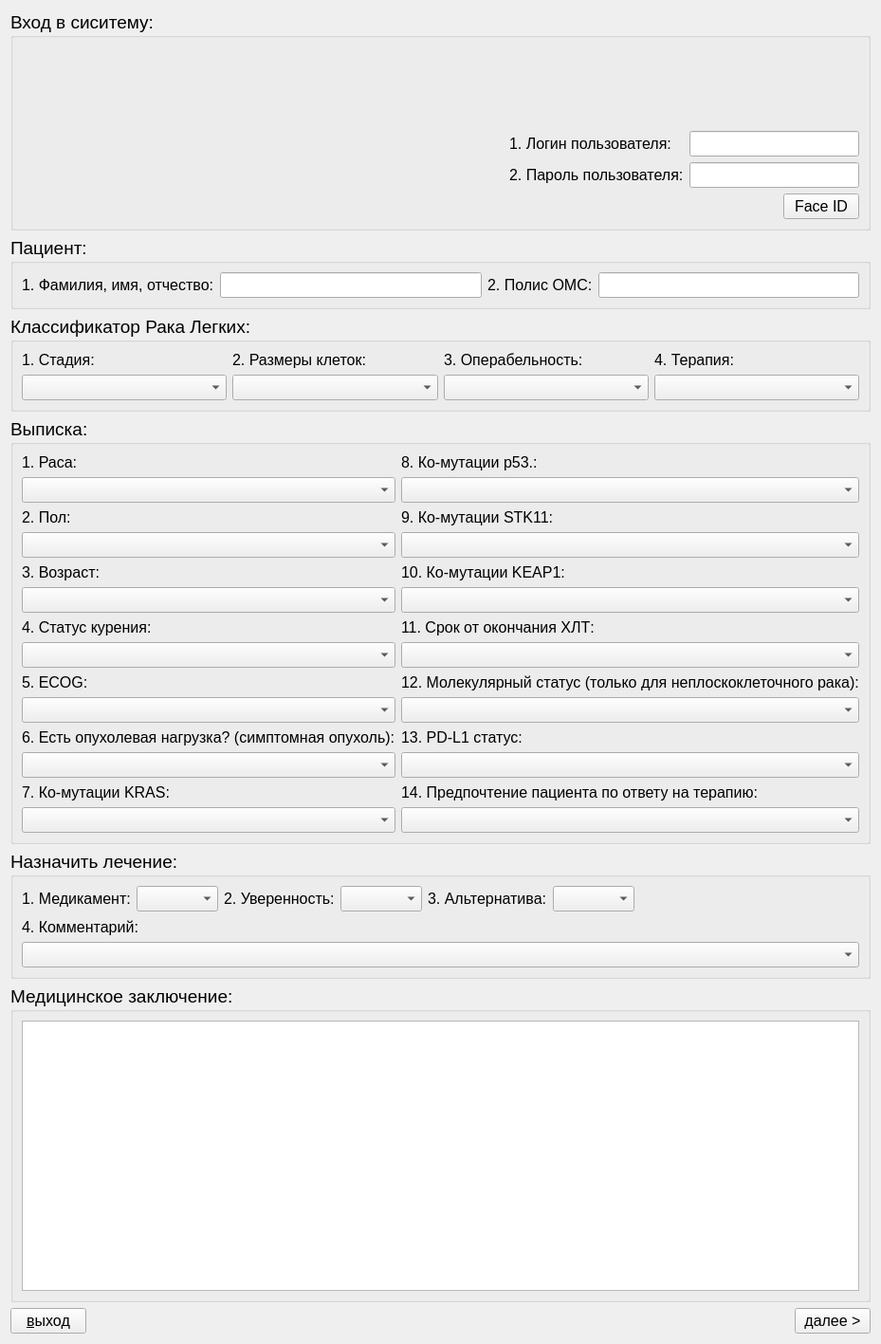
<?xml version="1.0" encoding="UTF-8"?>
<ui version="4.0">
 <class>lcaic_form</class>
 <widget class="QWidget" name="lcaic_form">
  <property name="geometry">
   <rect>
    <x>0</x>
    <y>0</y>
    <width>925</width>
    <height>1417</height>
   </rect>
  </property>
  <property name="sizePolicy">
   <sizepolicy hsizetype="Preferred" vsizetype="Preferred">
    <horstretch>0</horstretch>
    <verstretch>0</verstretch>
   </sizepolicy>
  </property>
  <property name="minimumSize">
   <size>
    <width>0</width>
    <height>0</height>
   </size>
  </property>
  <property name="maximumSize">
   <size>
    <width>16777215</width>
    <height>16777215</height>
   </size>
  </property>
  <property name="font">
   <font>
    <pointsize>12</pointsize>
    <weight>50</weight>
    <bold>false</bold>
   </font>
  </property>
  <property name="windowTitle">
   <string/>
  </property>
  <property name="windowIcon">
   <iconset>
    <normaloff>logo1.png</normaloff>logo1.png</iconset>
  </property>
  <layout class="QVBoxLayout" name="verticalLayout">
   <item>
    <widget class="QGroupBox" name="grbxEntrance">
     <property name="sizePolicy">
      <sizepolicy hsizetype="Preferred" vsizetype="Fixed">
       <horstretch>0</horstretch>
       <verstretch>0</verstretch>
      </sizepolicy>
     </property>
     <property name="minimumSize">
      <size>
       <width>0</width>
       <height>232</height>
      </size>
     </property>
     <property name="maximumSize">
      <size>
       <width>16777215</width>
       <height>232</height>
      </size>
     </property>
     <property name="font">
      <font>
       <pointsize>14</pointsize>
      </font>
     </property>
     <property name="title">
      <string>Вход в сиситему:</string>
     </property>
     <layout class="QHBoxLayout" name="horizontalLayout_2">
      <item>
       <widget class="QLabel" name="lblLogoImg">
        <property name="sizePolicy">
         <sizepolicy hsizetype="Fixed" vsizetype="Fixed">
          <horstretch>0</horstretch>
          <verstretch>0</verstretch>
         </sizepolicy>
        </property>
        <property name="minimumSize">
         <size>
          <width>508</width>
          <height>189</height>
         </size>
        </property>
        <property name="maximumSize">
         <size>
          <width>508</width>
          <height>189</height>
         </size>
        </property>
        <property name="font">
         <font>
          <pointsize>12</pointsize>
         </font>
        </property>
        <property name="frameShape">
         <enum>QFrame::NoFrame</enum>
        </property>
        <property name="text">
         <string/>
        </property>
        <property name="pixmap">
         <pixmap>data/logo/logo1.png</pixmap>
        </property>
        <property name="alignment">
         <set>Qt::AlignLeading|Qt::AlignLeft|Qt::AlignTop</set>
        </property>
       </widget>
      </item>
      <item>
       <layout class="QVBoxLayout" name="verticalLayout11">
        <item>
         <spacer name="verticalSpacer11">
          <property name="orientation">
           <enum>Qt::Vertical</enum>
          </property>
          <property name="sizeHint" stdset="0">
           <size>
            <width>20</width>
            <height>40</height>
           </size>
          </property>
         </spacer>
        </item>
        <item>
         <layout class="QGridLayout" name="gridLayout1">
          <item row="2" column="0">
           <widget class="QLabel" name="lblUserPassword">
            <property name="font">
             <font>
              <pointsize>12</pointsize>
             </font>
            </property>
            <property name="text">
             <string>2. Пароль пользователя:</string>
            </property>
           </widget>
          </item>
          <item row="1" column="1">
           <widget class="QLineEdit" name="edtUserLogin">
            <property name="font">
             <font>
              <pointsize>12</pointsize>
             </font>
            </property>
           </widget>
          </item>
          <item row="2" column="1">
           <widget class="QLineEdit" name="edtUserPassword">
            <property name="font">
             <font>
              <pointsize>12</pointsize>
             </font>
            </property>
           </widget>
          </item>
          <item row="1" column="0">
           <widget class="QLabel" name="lblUserLogin">
            <property name="sizePolicy">
             <sizepolicy hsizetype="Fixed" vsizetype="Preferred">
              <horstretch>0</horstretch>
              <verstretch>0</verstretch>
             </sizepolicy>
            </property>
            <property name="minimumSize">
             <size>
              <width>0</width>
              <height>0</height>
             </size>
            </property>
            <property name="maximumSize">
             <size>
              <width>16777215</width>
              <height>16777215</height>
             </size>
            </property>
            <property name="font">
             <font>
              <pointsize>12</pointsize>
              <weight>50</weight>
              <bold>false</bold>
             </font>
            </property>
            <property name="text">
             <string>1. Логин пользователя:</string>
            </property>
           </widget>
          </item>
         </layout>
        </item>
        <item>
         <layout class="QHBoxLayout" name="horizontalLayout_5">
          <item>
           <spacer name="horizontalSpacer11">
            <property name="orientation">
             <enum>Qt::Horizontal</enum>
            </property>
            <property name="sizeHint" stdset="0">
             <size>
              <width>40</width>
              <height>20</height>
             </size>
            </property>
           </spacer>
          </item>
          <item>
           <widget class="QPushButton" name="btnFaceID">
            <property name="maximumSize">
             <size>
              <width>16777215</width>
              <height>27</height>
             </size>
            </property>
            <property name="font">
             <font>
              <pointsize>12</pointsize>
             </font>
            </property>
            <property name="text">
             <string>Face ID</string>
            </property>
           </widget>
          </item>
         </layout>
        </item>
       </layout>
      </item>
     </layout>
    </widget>
   </item>
   <item>
    <widget class="QGroupBox" name="grbxPatient">
     <property name="font">
      <font>
       <pointsize>14</pointsize>
      </font>
     </property>
     <property name="title">
      <string>Пациент:</string>
     </property>
     <layout class="QHBoxLayout" name="horizontalLayout_3">
      <item>
       <widget class="QLabel" name="lblPatientFullName">
        <property name="sizePolicy">
         <sizepolicy hsizetype="Fixed" vsizetype="Preferred">
          <horstretch>0</horstretch>
          <verstretch>0</verstretch>
         </sizepolicy>
        </property>
        <property name="minimumSize">
         <size>
          <width>0</width>
          <height>0</height>
         </size>
        </property>
        <property name="maximumSize">
         <size>
          <width>16777215</width>
          <height>16777215</height>
         </size>
        </property>
        <property name="font">
         <font>
          <pointsize>12</pointsize>
          <weight>50</weight>
          <bold>false</bold>
         </font>
        </property>
        <property name="text">
         <string>1. Фамилия, имя, отчество:</string>
        </property>
       </widget>
      </item>
      <item>
       <widget class="QLineEdit" name="edtPatientFullName">
        <property name="font">
         <font>
          <pointsize>12</pointsize>
         </font>
        </property>
        <property name="text">
         <string/>
        </property>
       </widget>
      </item>
      <item>
       <widget class="QLabel" name="lblPatientHealthCIP">
        <property name="font">
         <font>
          <pointsize>12</pointsize>
         </font>
        </property>
        <property name="text">
         <string>2. Полис ОМС:</string>
        </property>
       </widget>
      </item>
      <item>
       <widget class="QLineEdit" name="edtPatientHealthCIP">
        <property name="font">
         <font>
          <pointsize>12</pointsize>
         </font>
        </property>
       </widget>
      </item>
     </layout>
    </widget>
   </item>
   <item>
    <widget class="QGroupBox" name="grbxClassifier">
     <property name="font">
      <font>
       <pointsize>14</pointsize>
      </font>
     </property>
     <property name="title">
      <string>Классификатор Рака Легких:</string>
     </property>
     <layout class="QGridLayout" name="gridLayout_2">
      <item row="0" column="0">
       <widget class="QLabel" name="lblStageMode">
        <property name="font">
         <font>
          <pointsize>12</pointsize>
         </font>
        </property>
        <property name="text">
         <string>1. Стадия:</string>
        </property>
       </widget>
      </item>
      <item row="1" column="0">
       <widget class="QComboBox" name="cbxStageMode">
        <property name="font">
         <font>
          <pointsize>12</pointsize>
         </font>
        </property>
       </widget>
      </item>
      <item row="0" column="1">
       <widget class="QLabel" name="lblCellMode">
        <property name="font">
         <font>
          <pointsize>12</pointsize>
         </font>
        </property>
        <property name="text">
         <string>2. Размеры клеток:</string>
        </property>
       </widget>
      </item>
      <item row="1" column="1">
       <widget class="QComboBox" name="cbxCellMode">
        <property name="font">
         <font>
          <pointsize>12</pointsize>
         </font>
        </property>
       </widget>
      </item>
      <item row="0" column="3">
       <widget class="QLabel" name="lblTherapyMode">
        <property name="font">
         <font>
          <pointsize>12</pointsize>
         </font>
        </property>
        <property name="text">
         <string>4. Терапия:</string>
        </property>
       </widget>
      </item>
      <item row="0" column="2">
       <widget class="QLabel" name="lblOperableMode">
        <property name="font">
         <font>
          <pointsize>12</pointsize>
         </font>
        </property>
        <property name="text">
         <string>3. Операбельность:</string>
        </property>
       </widget>
      </item>
      <item row="1" column="2">
       <widget class="QComboBox" name="cbxOperableMode">
        <property name="font">
         <font>
          <pointsize>12</pointsize>
         </font>
        </property>
       </widget>
      </item>
      <item row="1" column="3">
       <widget class="QComboBox" name="cbxTherapyMode">
        <property name="font">
         <font>
          <pointsize>12</pointsize>
         </font>
        </property>
       </widget>
      </item>
     </layout>
    </widget>
   </item>
   <item>
    <widget class="QGroupBox" name="grbxOptions2101">
     <property name="sizePolicy">
      <sizepolicy hsizetype="Preferred" vsizetype="Preferred">
       <horstretch>0</horstretch>
       <verstretch>0</verstretch>
      </sizepolicy>
     </property>
     <property name="font">
      <font>
       <pointsize>14</pointsize>
       <weight>50</weight>
       <bold>false</bold>
      </font>
     </property>
     <property name="title">
      <string>Выписка:</string>
     </property>
     <layout class="QGridLayout" name="gridLayout">
      <item row="14" column="1">
       <widget class="QComboBox" name="cbxPatientPreference2101">
        <property name="font">
         <font>
          <pointsize>12</pointsize>
         </font>
        </property>
       </widget>
      </item>
      <item row="13" column="0">
       <widget class="QLabel" name="lblCo_mutationKRAS2101">
        <property name="font">
         <font>
          <pointsize>12</pointsize>
          <weight>50</weight>
          <bold>false</bold>
         </font>
        </property>
        <property name="text">
         <string>7. Ко-мутации KRAS:</string>
        </property>
       </widget>
      </item>
      <item row="9" column="0">
       <widget class="QLabel" name="lblECOG2101">
        <property name="font">
         <font>
          <pointsize>12</pointsize>
          <weight>50</weight>
          <bold>false</bold>
         </font>
        </property>
        <property name="text">
         <string>5. ECOG:</string>
        </property>
       </widget>
      </item>
      <item row="10" column="1">
       <widget class="QComboBox" name="cbxMolecularStatus2101">
        <property name="font">
         <font>
          <pointsize>12</pointsize>
         </font>
        </property>
       </widget>
      </item>
      <item row="13" column="1">
       <widget class="QLabel" name="lblPatientPreference2101">
        <property name="font">
         <font>
          <pointsize>12</pointsize>
          <weight>50</weight>
          <bold>false</bold>
         </font>
        </property>
        <property name="text">
         <string>14. Предпочтение пациента по ответу на терапию:</string>
        </property>
       </widget>
      </item>
      <item row="12" column="1">
       <widget class="QComboBox" name="cbxPD_L1Status2101">
        <property name="font">
         <font>
          <pointsize>12</pointsize>
         </font>
        </property>
       </widget>
      </item>
      <item row="11" column="0">
       <widget class="QLabel" name="lblTumorLoad2101">
        <property name="font">
         <font>
          <pointsize>12</pointsize>
          <weight>50</weight>
          <bold>false</bold>
         </font>
        </property>
        <property name="text">
         <string>6. Есть опухолевая нагрузка? (симптомная опухоль):</string>
        </property>
       </widget>
      </item>
      <item row="9" column="1">
       <widget class="QLabel" name="lblMolecularStatus2101">
        <property name="font">
         <font>
          <pointsize>12</pointsize>
          <weight>50</weight>
          <bold>false</bold>
         </font>
        </property>
        <property name="text">
         <string>12. Молекулярный статус (только для неплоскоклеточного рака):</string>
        </property>
       </widget>
      </item>
      <item row="11" column="1">
       <widget class="QLabel" name="lblPD_L1Status2101">
        <property name="font">
         <font>
          <pointsize>12</pointsize>
          <weight>50</weight>
          <bold>false</bold>
         </font>
        </property>
        <property name="text">
         <string>13. PD-L1 статус:</string>
        </property>
       </widget>
      </item>
      <item row="12" column="0">
       <widget class="QComboBox" name="cbxTumorLoad2101">
        <property name="font">
         <font>
          <pointsize>12</pointsize>
         </font>
        </property>
       </widget>
      </item>
      <item row="8" column="1">
       <widget class="QComboBox" name="cbxPeriodFromCLT2101">
        <property name="font">
         <font>
          <pointsize>12</pointsize>
         </font>
        </property>
       </widget>
      </item>
      <item row="14" column="0">
       <widget class="QComboBox" name="cbxCo_mutationKRAS2101">
        <property name="font">
         <font>
          <pointsize>12</pointsize>
         </font>
        </property>
       </widget>
      </item>
      <item row="8" column="0">
       <widget class="QComboBox" name="cbxSmokingStatus2101">
        <property name="font">
         <font>
          <pointsize>12</pointsize>
         </font>
        </property>
       </widget>
      </item>
      <item row="7" column="0">
       <widget class="QLabel" name="lblSmokingStatus2101">
        <property name="font">
         <font>
          <pointsize>12</pointsize>
          <weight>50</weight>
          <bold>false</bold>
         </font>
        </property>
        <property name="text">
         <string>4. Статус курения:</string>
        </property>
       </widget>
      </item>
      <item row="7" column="1">
       <widget class="QLabel" name="lblPeriodFromCLT2101">
        <property name="font">
         <font>
          <pointsize>12</pointsize>
          <weight>50</weight>
          <bold>false</bold>
         </font>
        </property>
        <property name="text">
         <string>11. Срок от окончания ХЛТ:</string>
        </property>
       </widget>
      </item>
      <item row="6" column="1">
       <widget class="QComboBox" name="cbxCo_mutationKEAP12101">
        <property name="font">
         <font>
          <pointsize>12</pointsize>
         </font>
        </property>
       </widget>
      </item>
      <item row="0" column="0">
       <widget class="QLabel" name="lblHumanRace2101">
        <property name="font">
         <font>
          <pointsize>12</pointsize>
          <weight>50</weight>
          <bold>false</bold>
         </font>
        </property>
        <property name="text">
         <string>1. Раса:</string>
        </property>
       </widget>
      </item>
      <item row="0" column="1">
       <widget class="QLabel" name="lblCo_mutationp532101">
        <property name="font">
         <font>
          <pointsize>12</pointsize>
          <weight>50</weight>
          <bold>false</bold>
         </font>
        </property>
        <property name="text">
         <string>8. Ко-мутации p53.:</string>
        </property>
       </widget>
      </item>
      <item row="3" column="0">
       <widget class="QLabel" name="lblGender2101">
        <property name="font">
         <font>
          <pointsize>12</pointsize>
          <weight>50</weight>
          <bold>false</bold>
         </font>
        </property>
        <property name="text">
         <string>2. Пол:</string>
        </property>
       </widget>
      </item>
      <item row="2" column="0">
       <widget class="QComboBox" name="cbxHumanRace2101">
        <property name="sizeIncrement">
         <size>
          <width>0</width>
          <height>0</height>
         </size>
        </property>
        <property name="font">
         <font>
          <pointsize>12</pointsize>
          <weight>50</weight>
          <bold>false</bold>
         </font>
        </property>
       </widget>
      </item>
      <item row="5" column="0">
       <widget class="QLabel" name="lblAge2101">
        <property name="font">
         <font>
          <pointsize>12</pointsize>
          <weight>50</weight>
          <bold>false</bold>
         </font>
        </property>
        <property name="text">
         <string>3. Возраст:</string>
        </property>
       </widget>
      </item>
      <item row="3" column="1">
       <widget class="QLabel" name="lblCo_mutationSTK112101">
        <property name="font">
         <font>
          <pointsize>12</pointsize>
          <weight>50</weight>
          <bold>false</bold>
         </font>
        </property>
        <property name="text">
         <string>9. Ко-мутации STK11:</string>
        </property>
       </widget>
      </item>
      <item row="4" column="1">
       <widget class="QComboBox" name="cbxCo_mutationSTK112101">
        <property name="font">
         <font>
          <pointsize>12</pointsize>
         </font>
        </property>
       </widget>
      </item>
      <item row="2" column="1">
       <widget class="QComboBox" name="cbxCo_mutationp532101">
        <property name="font">
         <font>
          <pointsize>12</pointsize>
         </font>
        </property>
       </widget>
      </item>
      <item row="4" column="0">
       <widget class="QComboBox" name="cbxGender2101">
        <property name="font">
         <font>
          <pointsize>12</pointsize>
          <weight>50</weight>
          <bold>false</bold>
         </font>
        </property>
       </widget>
      </item>
      <item row="5" column="1">
       <widget class="QLabel" name="lblCo_mutationKEAP12101">
        <property name="font">
         <font>
          <pointsize>12</pointsize>
          <weight>50</weight>
          <bold>false</bold>
         </font>
        </property>
        <property name="text">
         <string>10. Ко-мутации KEAP1:</string>
        </property>
       </widget>
      </item>
      <item row="10" column="0">
       <widget class="QComboBox" name="cbxECOG2101">
        <property name="font">
         <font>
          <pointsize>12</pointsize>
         </font>
        </property>
       </widget>
      </item>
      <item row="6" column="0">
       <widget class="QComboBox" name="cbxAge2101">
        <property name="font">
         <font>
          <pointsize>12</pointsize>
          <weight>50</weight>
          <bold>false</bold>
         </font>
        </property>
       </widget>
      </item>
     </layout>
    </widget>
   </item>
   <item>
    <widget class="QGroupBox" name="grbxMedication2101">
     <property name="font">
      <font>
       <pointsize>14</pointsize>
      </font>
     </property>
     <property name="title">
      <string>Назначить лечение:</string>
     </property>
     <layout class="QVBoxLayout" name="verticalLayout_2">
      <item>
       <layout class="QHBoxLayout" name="horizontalLayout6_1">
        <item>
         <widget class="QLabel" name="lblMedication2101">
          <property name="font">
           <font>
            <pointsize>12</pointsize>
           </font>
          </property>
          <property name="text">
           <string>1. Медикамент:</string>
          </property>
         </widget>
        </item>
        <item>
         <widget class="QComboBox" name="cbxMedication2101">
          <property name="font">
           <font>
            <pointsize>12</pointsize>
           </font>
          </property>
         </widget>
        </item>
        <item>
         <widget class="QLabel" name="lblConfidence2101">
          <property name="font">
           <font>
            <pointsize>12</pointsize>
           </font>
          </property>
          <property name="text">
           <string>2. Уверенность:</string>
          </property>
         </widget>
        </item>
        <item>
         <widget class="QComboBox" name="cbxConfidence2101">
          <property name="font">
           <font>
            <pointsize>12</pointsize>
           </font>
          </property>
         </widget>
        </item>
        <item>
         <widget class="QLabel" name="lblAlternative2101">
          <property name="font">
           <font>
            <pointsize>12</pointsize>
           </font>
          </property>
          <property name="text">
           <string>3. Альтернатива:</string>
          </property>
         </widget>
        </item>
        <item>
         <widget class="QComboBox" name="cbxAlternative2101">
          <property name="font">
           <font>
            <pointsize>12</pointsize>
           </font>
          </property>
         </widget>
        </item>
        <item>
         <spacer name="horizontalSpacer6_1">
          <property name="orientation">
           <enum>Qt::Horizontal</enum>
          </property>
          <property name="sizeHint" stdset="0">
           <size>
            <width>40</width>
            <height>20</height>
           </size>
          </property>
         </spacer>
        </item>
       </layout>
      </item>
      <item>
       <layout class="QHBoxLayout" name="horizontalLayout6_2">
        <item>
         <widget class="QLabel" name="lblComment2101">
          <property name="font">
           <font>
            <pointsize>12</pointsize>
           </font>
          </property>
          <property name="text">
           <string>4. Комментарий:</string>
          </property>
         </widget>
        </item>
        <item>
         <spacer name="horizontalSpacer6_2">
          <property name="orientation">
           <enum>Qt::Horizontal</enum>
          </property>
          <property name="sizeHint" stdset="0">
           <size>
            <width>40</width>
            <height>20</height>
           </size>
          </property>
         </spacer>
        </item>
       </layout>
      </item>
      <item>
       <layout class="QHBoxLayout" name="horizontalLayout6_3">
        <item>
         <widget class="QComboBox" name="cbxComment2101">
          <property name="font">
           <font>
            <pointsize>12</pointsize>
           </font>
          </property>
         </widget>
        </item>
       </layout>
      </item>
     </layout>
    </widget>
   </item>
   <item>
    <widget class="QGroupBox" name="grbxMedReport">
     <property name="minimumSize">
      <size>
       <width>0</width>
       <height>0</height>
      </size>
     </property>
     <property name="font">
      <font>
       <pointsize>14</pointsize>
       <weight>50</weight>
       <bold>false</bold>
      </font>
     </property>
     <property name="title">
      <string>Медицинское заключение:</string>
     </property>
     <layout class="QHBoxLayout" name="horizontalLayout">
      <item>
       <widget class="QTextEdit" name="txtOutput">
        <property name="font">
         <font>
          <pointsize>12</pointsize>
         </font>
        </property>
       </widget>
      </item>
     </layout>
    </widget>
   </item>
   <item>
    <layout class="QHBoxLayout" name="horizontalLayoutButtons">
     <item>
      <widget class="QPushButton" name="btnQuit">
       <property name="font">
        <font>
         <pointsize>12</pointsize>
         <weight>50</weight>
         <bold>false</bold>
        </font>
       </property>
       <property name="text">
        <string>&amp;выход</string>
       </property>
      </widget>
     </item>
     <item>
      <spacer name="horizontalSpacerButtons">
       <property name="orientation">
        <enum>Qt::Horizontal</enum>
       </property>
       <property name="sizeHint" stdset="0">
        <size>
         <width>40</width>
         <height>20</height>
        </size>
       </property>
      </spacer>
     </item>
     <item>
      <widget class="QPushButton" name="btnNext">
       <property name="text">
        <string> далее &gt; </string>
       </property>
      </widget>
     </item>
    </layout>
   </item>
  </layout>
 </widget>
 <resources/>
 <connections/>
</ui>
